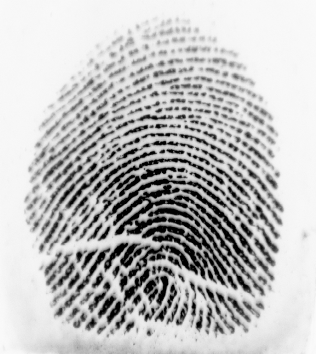
#> input picture Biometrics T5/LT1.bmp, 316 x 354 px
$ python CompareFingerprints.py
#> lines starting #> are read from the running program, lines starting #| are printed output that depends on the picture; after the words box and inside, x2 and y2 are one past the last pixel; in counts of white or black regions, pixels touching at a corner belong together
import cv2

# Load the fingerprint images
img1 = cv2.imread('LT1.bmp', 0)
#> img1 is the input picture: shape (354, 316); min 0, max 250, mean 190.5
img2 = cv2.imread('RI2.bmp', 0)
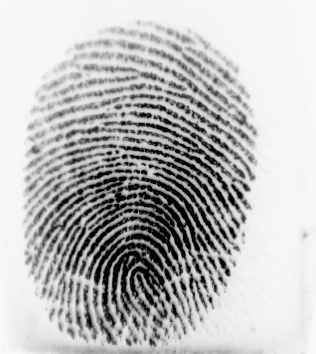
#> input picture Biometrics T5/RI2.bmp, 316 x 354 px
#> img2 is the input picture: shape (354, 316); min 0, max 250, mean 186.4

# Extract minutiae points using Harris corner detector
minutiae_img1 = cv2.cornerHarris(img1, 2, 3, 0.04)
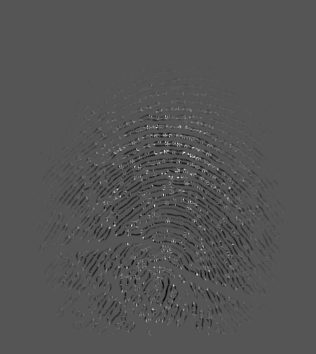
#> minutiae_img1: shape (354, 316) float32; min -0.0102, max 0.0203, mean -0.000135; drawn with min black and max white
minutiae_img2 = cv2.cornerHarris(img2, 2, 3, 0.04)
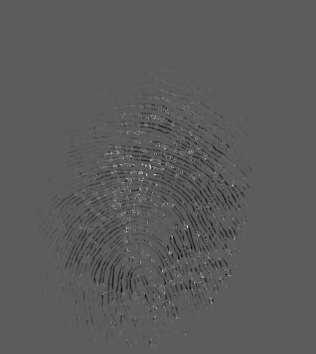
#> minutiae_img2: shape (354, 316) float32; min -0.0098, max 0.0171, mean -0.000139; drawn with min black and max white

# Threshold the minutiae images to extract the points
minutiae_img1[minutiae_img1 < 0.01 * minutiae_img1.max()] = 0
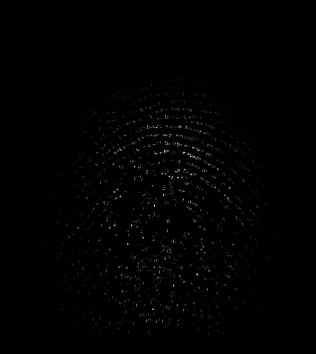
#> minutiae_img1: shape (354, 316) float32; min 0, max 0.0203, mean 0.000113; drawn with min black and max white
minutiae_img1[minutiae_img1 >= 0.01 * minutiae_img1.max()] = 255
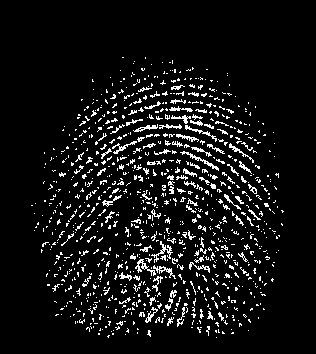
#> minutiae_img1: shape (354, 316) float32; 7.7% white in thin lines or dots, all inside (x1, y1, x2, y2) = (31, 57, 284, 338)
minutiae_img2[minutiae_img2 < 0.01 * minutiae_img2.max()] = 0
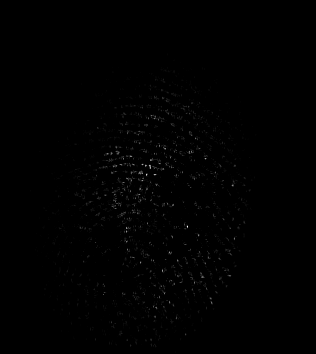
#> minutiae_img2: shape (354, 316) float32; min 0, max 0.0171, mean 6.41e-05; drawn with min black and max white
minutiae_img2[minutiae_img2 >= 0.01 * minutiae_img2.max()] = 255
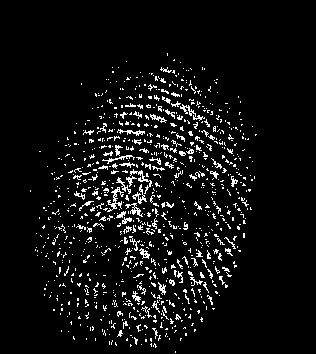
#> minutiae_img2: shape (354, 316) float32; 6.2% white in thin lines or dots, all inside (x1, y1, x2, y2) = (30, 53, 257, 353)

# Extract the minutiae points
features1 = cv2.findNonZero(minutiae_img1)
#> features1 = contour of 8563 points, box (x1, y1, x2, y2) (31, 57, 284, 338), area 2346
features2 = cv2.findNonZero(minutiae_img2)
#> features2 = contour of 6954 points, box (x1, y1, x2, y2) (30, 53, 257, 353), area 6112

# Perform fingerprint matching using Euclidean distance
distances = cv2.matchShapes(features1, features2, cv2.CONTOURS_MATCH_I1, 0.0)
#> distances = 20.96
if distances < 1:
    print('Fingerprints match')
else:
    print('Fingerprints do not match')
